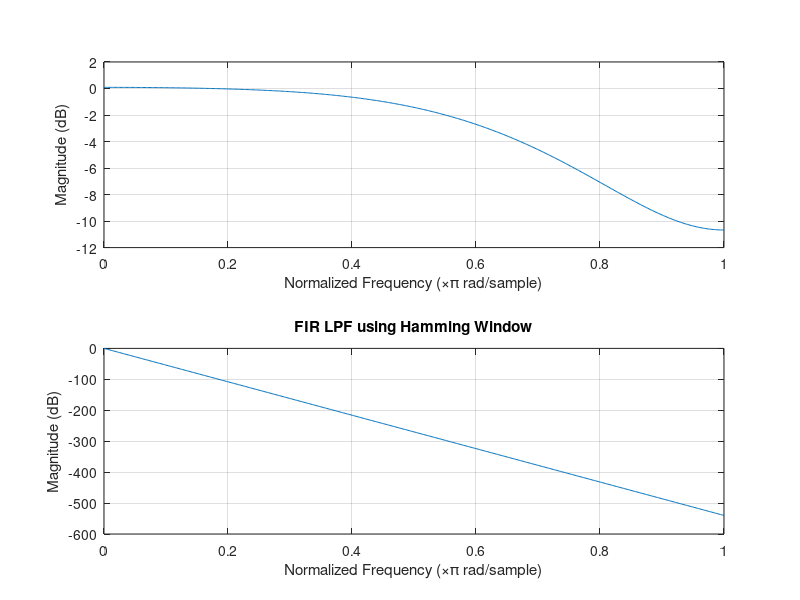

Source code (MATLAB):
clc;
clear;
close all;

M = 7;
alpha = (M-1)/2;
wc = 3*pi/4;

n = 0:M-1;

hd = sin(wc*(n-alpha))./(pi*(n-alpha));
hd(alpha+1) = wc/pi;

w = hamming(M)';
h = hd .* w;

disp(h)

freqz(h,1)
title('FIR LPF using Hamming Window')
xlabel('Normalized Frequency (\times\pi rad/sample)');
ylabel('Magnitude (dB)');
